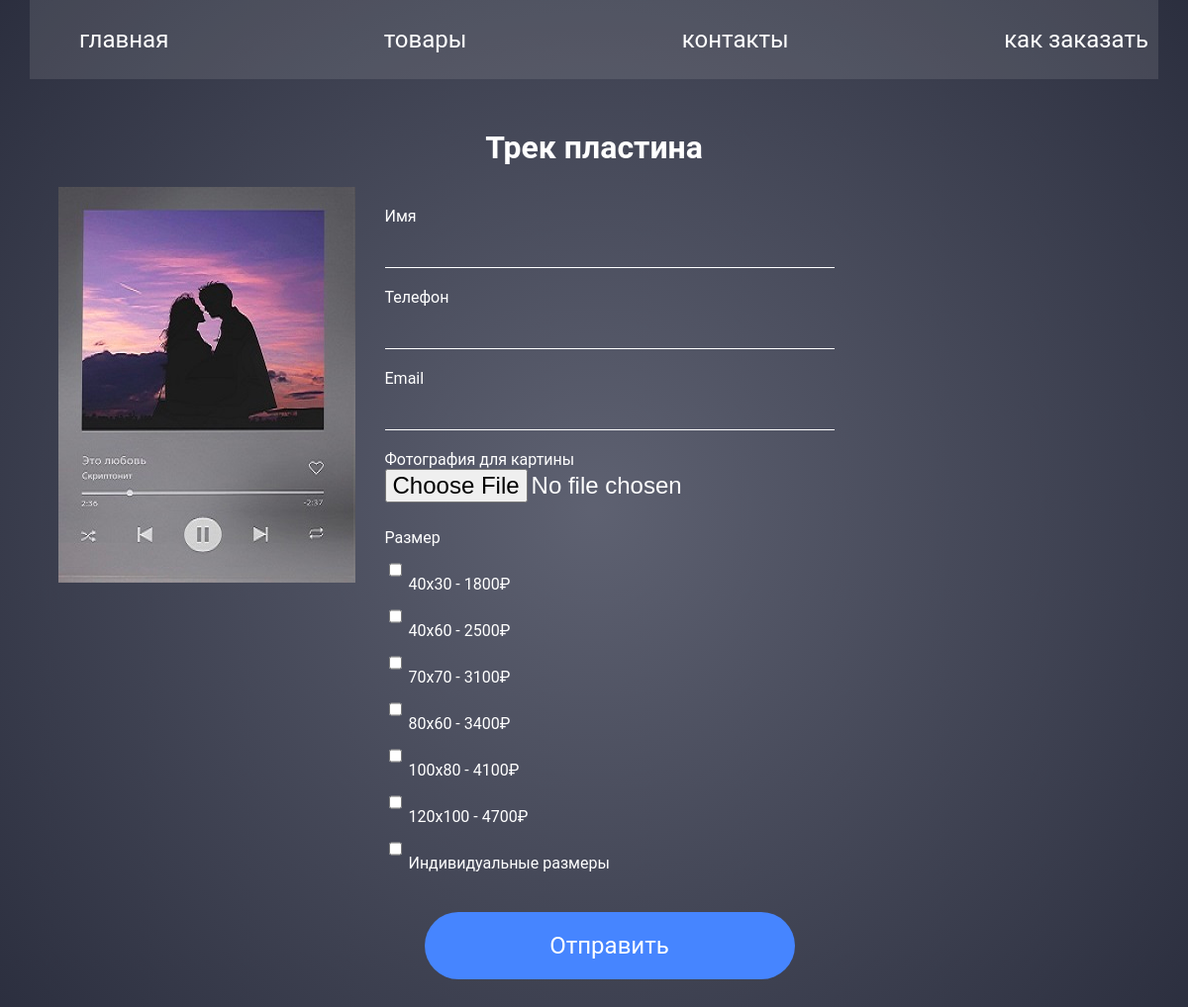
Screenshot of /product/4/ with the database file from the repository.
### goods/models.py (models this page shows, shortened)
class Cards(models.Model):
    slug = models.SlugField(max_length=255, unique=True, blank=True, null=True)
    card_name = models.CharField(max_length=50)
    card_photo = models.ImageField(upload_to='cards/images/', default='default.jpg')
    description = models.TextField(blank=True, null=True)
    time_created = models.DateTimeField(auto_now_add=True, null=True)
    is_published = models.BooleanField(default=True)
    class Meta:
        verbose_name = 'Товар'
        verbose_name_plural = 'Товары'

### goods/views.py (the view)
# urls.py: path('product/<str:pk>/', views.product, name='product'),
def product(request, pk):
    card_name = Cards.objects.get(id=pk)
    order_form = OrderForm()
    if request.method == 'POST':
        form = OrderForm(request.POST, request.FILES)
        if form.is_valid():
            form.save()
    return render(request, 'goods/product.html', {'card_name': card_name, 'order_form': order_form})

### goods/forms.py
class OrderForm(ModelForm):
    class Meta:
        model = Order
        fields = ['order_fio', 'order_phone', 'order_email', 'order_photo', 'size']
        widgets = {
            'size': forms.CheckboxSelectMultiple(),
        }

### goods/models.py (called while the page is built)
    def __str__(self):
        return self.picture_size

### goods/templates/goods/product.html (shortened to what this page needs)
 {% extends 'goods/base.html' %}
{% load static %}
{% block content %}
<div class="content">
    <h1>{{ card_name.card_name }}</h1>
    <div class="form_item">
        <div class="images">
            <div class="img_big">
                <img src="{{ card_name.card_photo.url }}" alt="">
            </div>
        </div>
        <div class="form_order">
            <form method="post" enctype="multipart/form-data">
                {% for field in order_form %}
                    <label for="">{{ field.label }}</label>
                    {{ field }}
                {% endfor %}
                <button class='fm_btn' type="submit">Отправить</button>
            </form>
        </div>
    </div>
</div>
{% endblock %}

### goods/static/css/style.css (style rules this page uses)
body { font-family: 'Roboto', sans-serif; margin: 0; padding: 0; background: radial-gradient(circle closest-corner, rgba(255, 255, 255, 0.2) 0%, rgba(0, 0, 0, 0.2) 100%), #363A4E; }
.content { max-width: 95%; margin: 0 auto; }
h1 { color: #FFF; text-align: center; }
button { background: #4685FF; border: none; border-radius: 45px; padding: 20px 45px; cursor: pointer; }
button::before { content: ''; position: absolute; box-shadow: 0 1px 3px rgba(0, 0, 0, 0.2); }
form { display: grid; }
.form_order { padding-left: 30px; }
label { color: #fff; padding-top: 20px; }
input { background: transparent; height: 40px; border: none; border-bottom: 1px solid #FFF; font-size: 24px; color: #FFF; }
input::placeholder { font-size: 24px; color: grey; }
#id_order_photo { border-bottom: none; }
.fm_btn { margin: 40px; color: #FFF; font-family: 'Roboto', sans-serif; font-size: 24px; }
.form_item { display: flex; }

### rows the page displays
Cards: card_name "Трек пластина", card_photo (picture)

### other values shown
{{ field.label }} "Имя" "Телефон" "Email" "Фотография для картины" "Размер"
